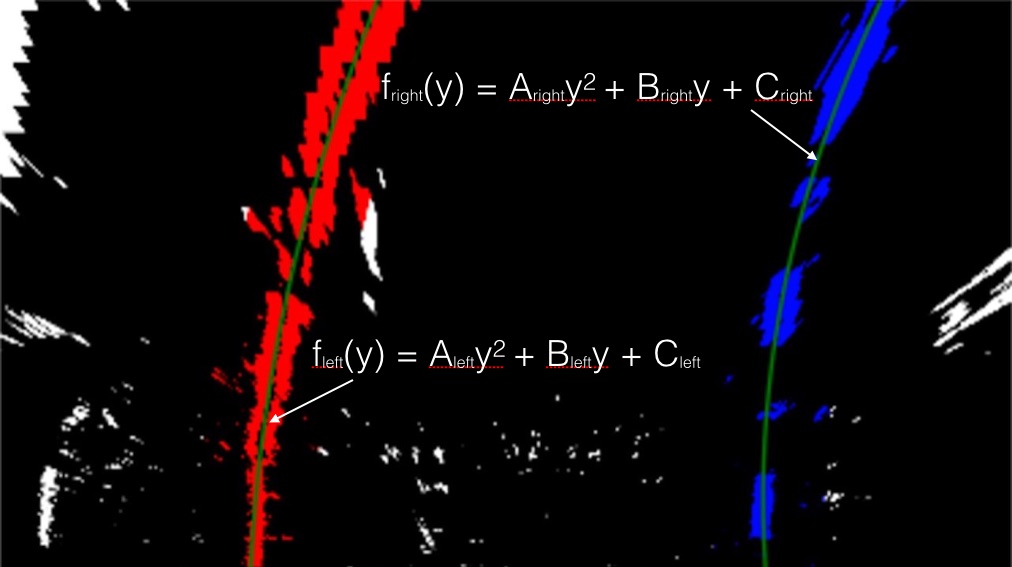
#> input picture examples/color_fit_lines.jpg, 1012 x 567 px; its folder holds only this picture in this run
$ python -i Camera.py   (imports and definitions only)   (older library calls are emulated)
#> lines starting #> are read from the running program, lines starting #| are printed output that depends on the picture; after the words box and inside, x2 and y2 are one past the last pixel; in counts of white or black regions, pixels touching at a corner belong together
import cv2
import glob
import numpy as np
import matplotlib.pyplot as plt
import matplotlib.image as mpimg


# NOTE:
# If we use cv2.imread to read the images we need to use BGR2GRAY conversion
# if we use mpimg.imread to read image, we need to used RGB2GRAY conversion

class Perspective:
    # [23 lines left out: function __init__, not called in this run]

    def warp(self, img):
        return cv2.warpPerspective(img, self._M, (img.shape[1], img.shape[0]), flags=cv2.INTER_LINEAR)

    def unwarp(self, img):
        return cv2.warpPerspective(img, self._M_i, (img.shape[1], img.shape[0]), flags=cv2.INTER_LINEAR)


#
# Method to calibrate the camera. This method reads the calibration
# images and calibrate it
class Camera:
    #
    # Camera constructor
    def __init__(self):
        self._mtx = None
        self._dist = None
        self._num_x = None
        self._num_y = None

    def _readandConvertToGray(self, path):
        img = cv2.imread(path)
        return self._convertToGray(img)

    def _convertToGray(self, img):
        return cv2.cvtColor(img, cv2.COLOR_BGR2GRAY)

    #
    # Calibrate the camera
    # [30 lines left out: function calibrate_camera, not called in this run]

    def SobelOp(self, ch, orient='x', ksize=15, scaled = 1, absolute = 1):
        if orient == 'x':
            sobel = cv2.Sobel(ch, cv2.CV_64F, 1, 0, ksize = ksize)
        else:
            sobel = cv2.Sobel(ch, cv2.CV_64F, 0, 1, ksize = ksize)

        if absolute == 1:
            abs_sobel = np.absolute(sobel)
        else:
            return sobel

        if scaled == 1:
            scaled_sobel = np.uint8(255 * abs_sobel / np.max(abs_sobel))
        else:
            return abs_sobel

        return scaled_sobel

    def _color_mask(self, img, low = [0, 0, 0], high = [255, 255, 255]):
        mask = cv2.inRange(img, np.array(low), np.array(high))
        #binary = cv2.bitwise_and(img, img, mask = mask)
        binary = np.zeros_like(img[:, :, 0])
        binary[(mask != 0)] = 1
        return binary

    def yellow_mask(self, img):
        return self._color_mask(img, low=[0, 100, 100], high=[100, 255, 255])

    def white_mask(self, img):
        return self._color_mask(img, low=[0, 0, 210], high=[255, 60, 255])

    # [21 lines left out: functions dir_threshold, mag_threshold, not called in this run]

    #
    # Un distort the image
    def undistort(self, img):
        return cv2.undistort(img, self._mtx, self._dist, None, self._mtx)


    def binary_thershold(self, img):
        #s_thresh = (150, 255)
        x_thresh = (60, 100)
        d_thresh = (0.7, 1.2)
        m_thresh = (50, 150)

        #s_channel = cv2.cvtColor(img, cv2.COLOR_BGR2HLS)[:, :, 2]
        hsv = cv2.cvtColor(img, cv2.COLOR_BGR2HSV)
        #s_binary = np.zeros_like(s_channel)
        #s_binary[(s_channel >= s_thresh[0]) & (s_channel <= s_thresh[1])] = 1

        yellow_lane = self.yellow_mask(hsv)
        white_lane = self.white_mask(hsv)

        gray = self._convertToGray(img)
        grad_x = self.SobelOp(gray, ksize=15)
        grad_x_binary = np.zeros_like(gray)
        grad_x_binary[(grad_x >= x_thresh[0]) & (grad_x <= x_thresh[1])] = 1

        #dir_binary = self.dir_threshold(img, thresh=d_thresh, ksize=15)
        #mag_binary = self.mag_threshold(img, thresh=m_thresh, ksize=15)

        binary_output = np.zeros_like(gray)
        binary_output[(yellow_lane == 1) | (white_lane == 1) |
                      (grad_x_binary == 1) ] = 1
                      #((mag_binary == 1) & (dir_binary == 1))] = 1

        return binary_output

>>> import cv2
>>> picture = cv2.imread('examples/color_fit_lines.jpg')
#> picture is the input picture: shape (567, 1012, 3); mean B, G, R 11.4, 8.2, 15.7
>>> result = Camera().binary_thershold(picture)
#> in binary_thershold, `hsv = cv2.cvtColor(img, cv2.COLOR_BGR2HSV)`: hsv: shape (567, 1012, 3); mean H, S, V 13.1, 38.2, 20
#> in _color_mask, `mask = cv2.inRange(img, np.array(low), np.array(high))`:
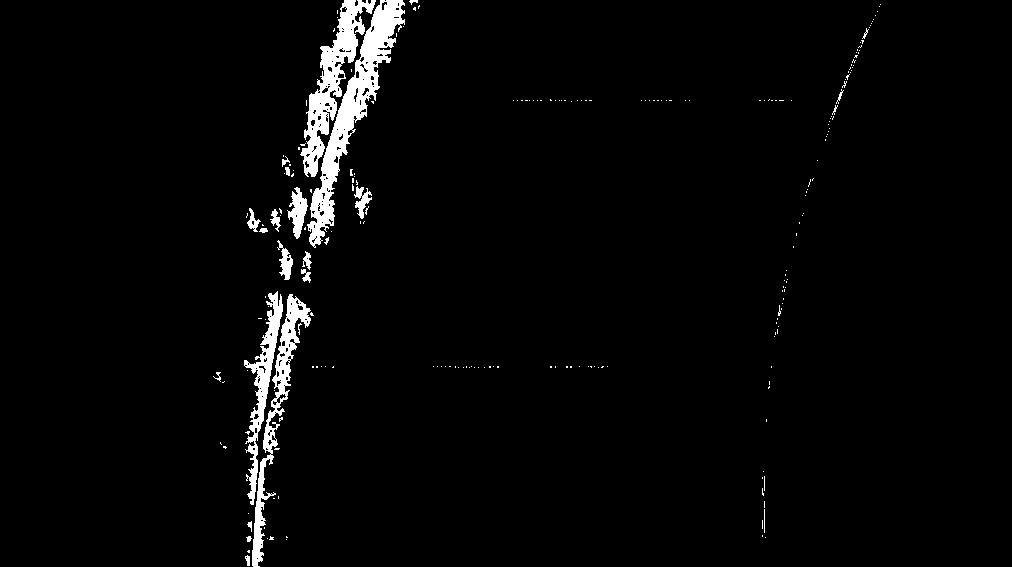
#> mask: shape (567, 1012); 2.8% white; 228 white regions (204 under 20 px), largest, box (x1, y1, x2, y2) and area: (307, 0, 405, 248) 5219, (300, 0, 376, 177) 3631, (252, 294, 311, 567) 2754
#> in _color_mask (call 2), `mask = cv2.inRange(img, np.array(low), np.array(high))`:
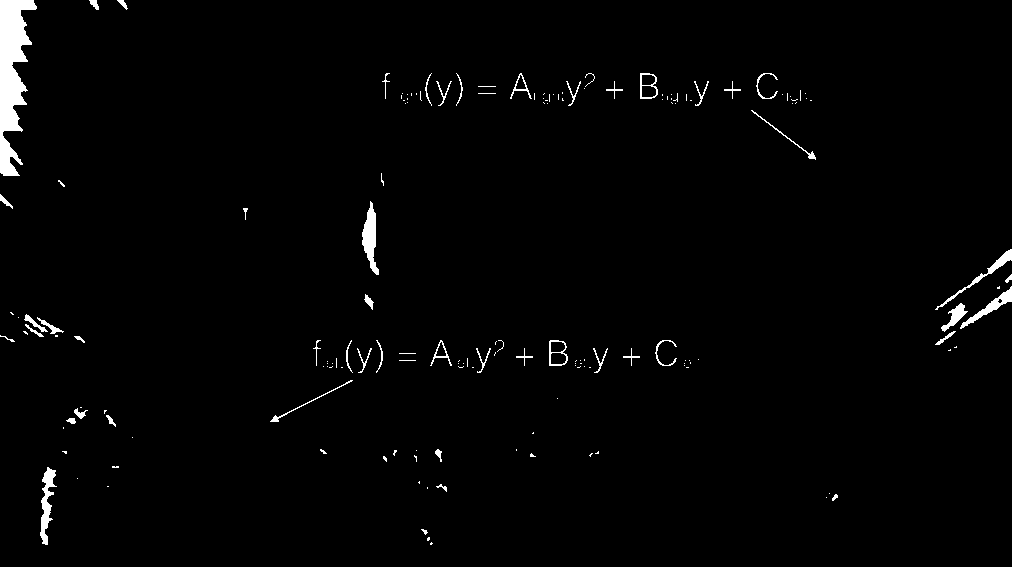
#> mask: shape (567, 1012); 1.6% white; 163 white regions (113 under 20 px), largest, box (x1, y1, x2, y2) and area: (0, 0, 37, 176) 3552, (362, 201, 379, 275) 645, (40, 467, 57, 545) 579
#> in _convertToGray, `return cv2.cvtColor(img, cv2.COLOR_BGR2GRAY)`:
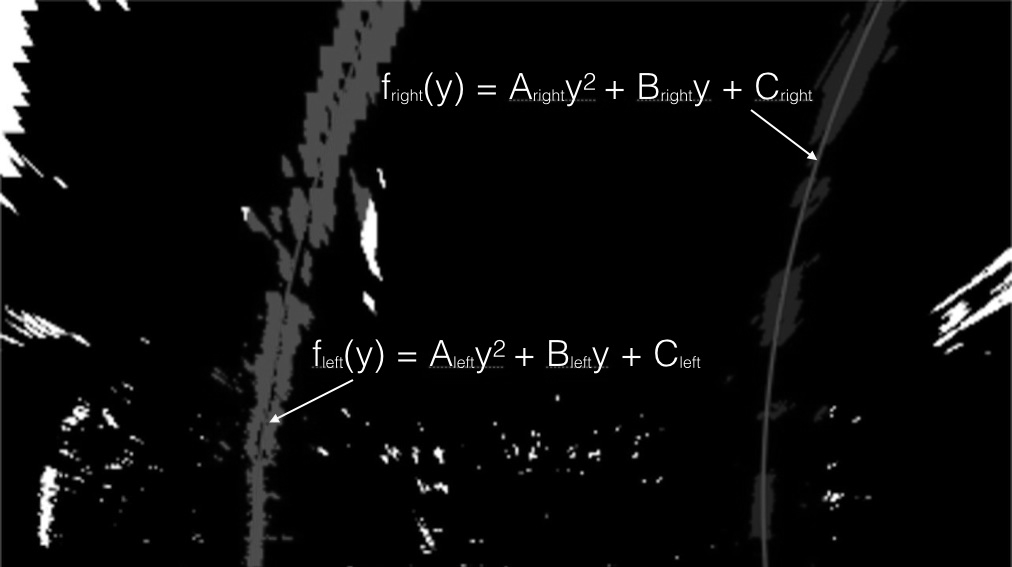
#> returned value: shape (567, 1012); min 0, max 255, mean 10.8
#> in SobelOp, `sobel = cv2.Sobel(ch, cv2.CV_64F, 1, 0, ksize = ksize)`:
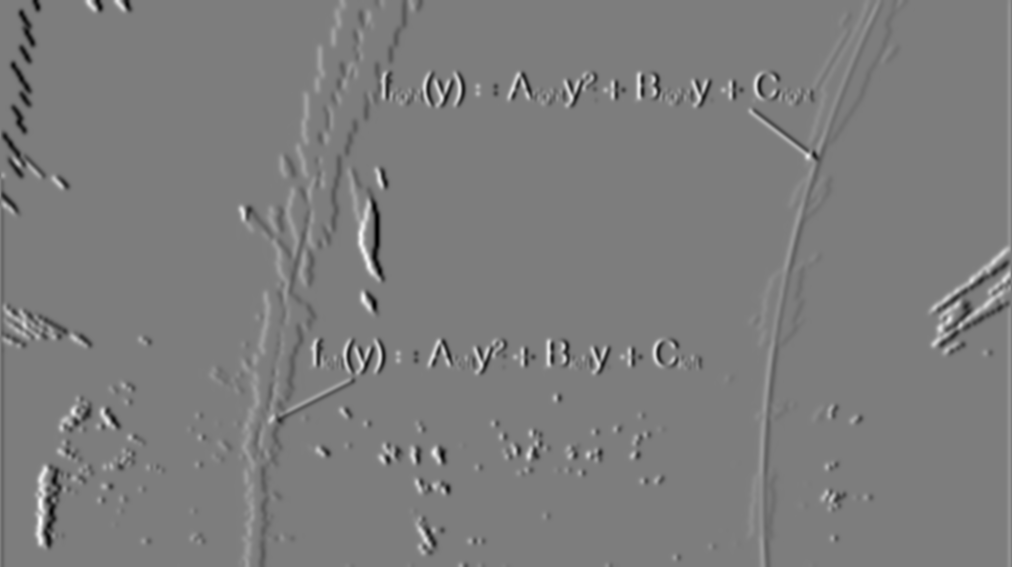
#> sobel: shape (567, 1012) float64; min -6.41e+09, max 6.6e+09, mean -8077176.3; drawn with min black and max white
#> in SobelOp, `abs_sobel = np.absolute(sobel)`:
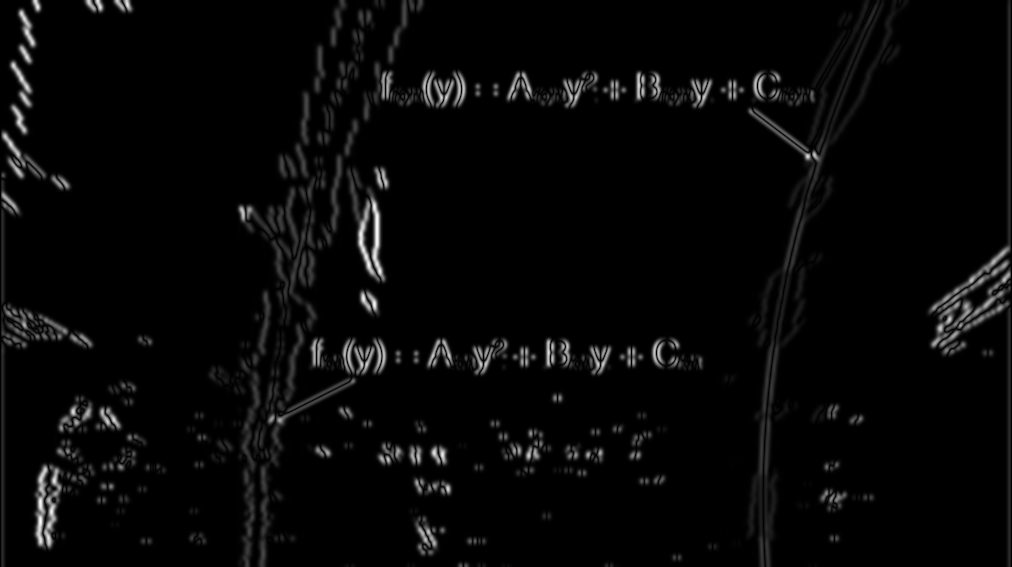
#> abs_sobel: shape (567, 1012) float64; min 0, max 6.6e+09, mean 188039411.7; drawn with min black and max white
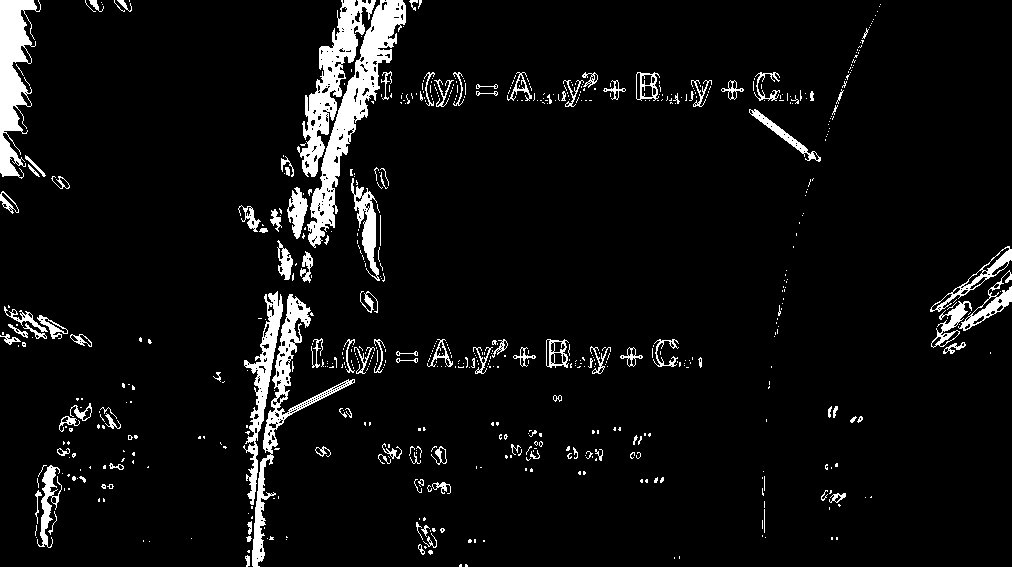
#> result: shape (567, 1012); values 0 (black) and 1 (white), 6% white; 646 white regions (528 under 20 px), largest, box (x1, y1, x2, y2) and area: (307, 0, 406, 248) 5449, (297, 0, 376, 177) 3880, (0, 0, 41, 179) 3783
